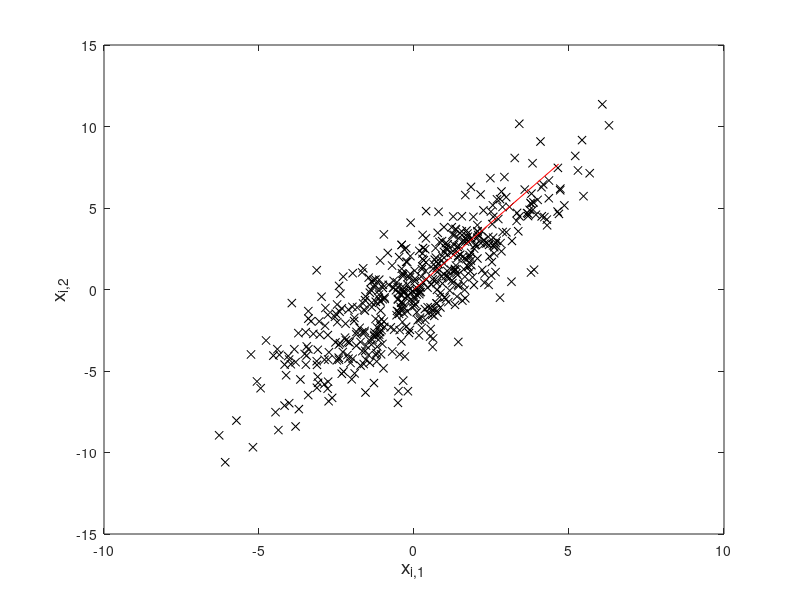
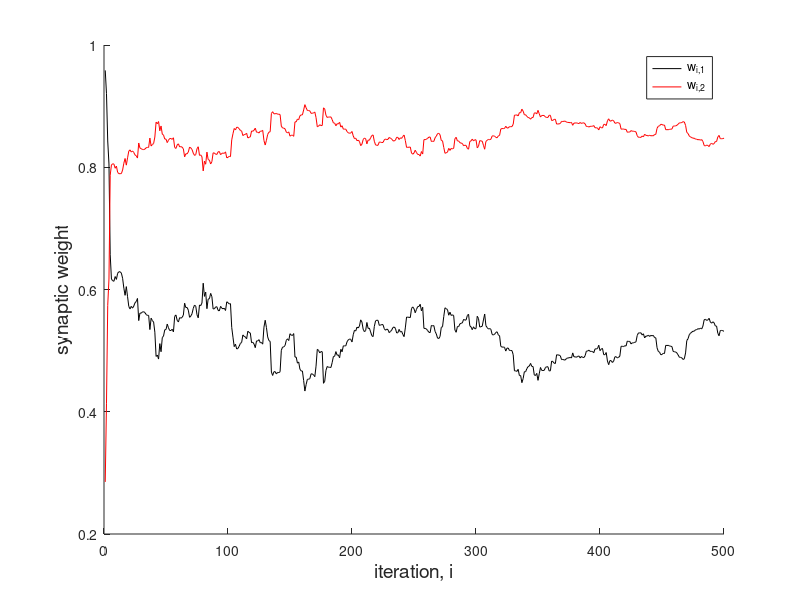

Write the MATLAB code that produced these figures, in order.
%  A two-dimensional example of Oja's rule

%rotation matrix
phi = 30; %degrees
phir = (pi/180)*phi;
rmat = [cos(phir) sin(phir);-sin(phir) cos(phir)];

%make sure we got the right matrix
x = [0; 1];
y = rmat*x;
%figure; plot([0 y(1)],[0 y(2)],'g');
%title('direction of first pca')

%generate 2-d random gaussian variables with 1st pca at 45 deg
%from horizontal
n_iter = 500;
vrndx = normrnd(0,1,1,n_iter);
vrndy = normrnd(0,4,1,n_iter);
vrnd = [vrndx;vrndy];
vrot = rmat*vrnd;
figure(1); plot(vrot(1,:),vrot(2,:),'kx');
hold on;
%plot(4*[0 y(1)],4*[0 y(2)],'r');
%title('random data and direction of pca1');

C = (vrot*vrot')/(n_iter-1);    % The Correlation matrix
[V,D] = eig(C);
d = diag(D);
[md,ind] = max(d);
x = V(:,ind);			% Its principal eigenvector
plot(9*[0 x(1)],9*[0 x(2)],'r');
xlabel('x_{i,1}','fontsize',14)
ylabel('x_{i,2}','fontsize',14)

%intial weight, normalized
w = zeros(2,n_iter);
w(:,1) = rand(2,1);
w(:,1) = w(:,1)/sqrt(w(:,1)'*w(:,1));

figure(2) 

%carry out the iterative oja algorithm
for i = 1:n_iter-1
    a = vrot(:,i);
    b = w(:,i)'*a;
    w(:,i+1) = w(:,i) + (1/(i+200))*b*(a-b*w(:,i));
end
t = 1:n_iter;
plot(t,w(1,:),'k',t,w(2,:),'r')
hold on
xlabel('iteration, i','fontsize',14)
ylabel('synaptic weight','fontsize',14)
legend('w_{i,1}','w_{i,2}','location','best')
box off

%plot final result
%plot(n_iter,w(1),'ko',n_iter,w(2),'ro');

%plot true direction
%plot(n_iter,y(1),'k*',n_iter,y(2),'r*');
%hold off

